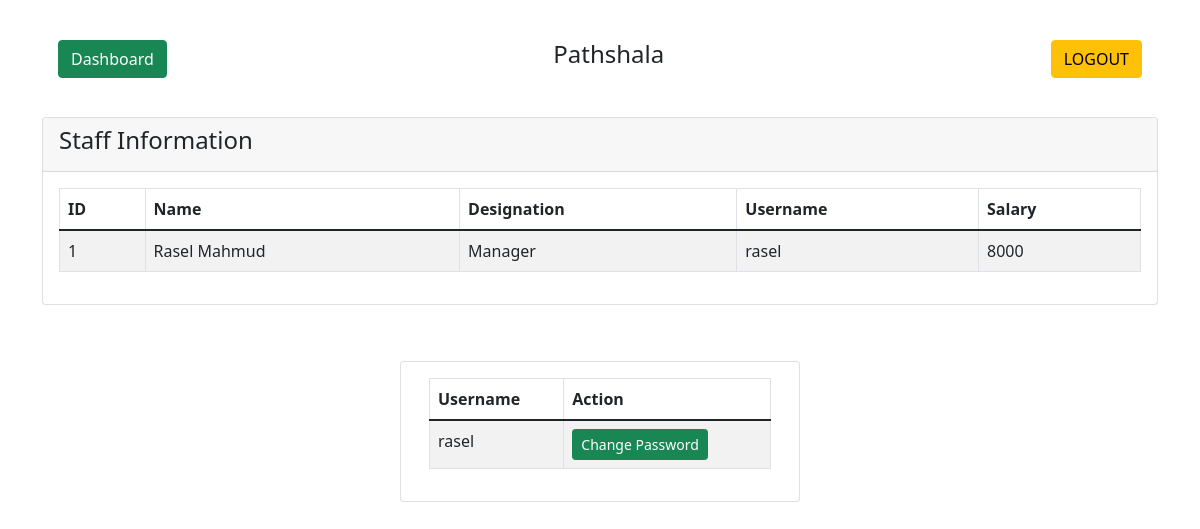
Page /auth/staff/index.php (signed in) on the committed database.
### tables this page shows
CREATE TABLE `staff` (
  `id` int(255) NOT NULL,
  `name` varchar(255) NOT NULL,
  `designation` varchar(255) NOT NULL,
  `user_name` varchar(255) NOT NULL,
  `salary` varchar(255) NOT NULL,
  `date_time` datetime NOT NULL DEFAULT current_timestamp()
);

CREATE TABLE `user_stf` (
  `stf_id` int(255) NOT NULL,
  `user_name` varchar(255) NOT NULL,
  `password` varchar(255) NOT NULL
);

### auth/staff/index.php (the view, shortened to what this page needs)
<?php
require '../../db/dbcon.php';
  if (isset($_SESSION['stf_user_name'])) {
?>
<!DOCTYPE html>
<html lang="en">
    <head>
		<link href="https://cdn.jsdelivr.net/npm/bootstrap@5.1.3/dist/css/bootstrap.min.css" rel="stylesheet">
		<link rel="stylesheet" href="//cdn.jsdelivr.net/npm/alertifyjs@1.13.1/build/css/alertify.min.css"/>
    </head>
    <body class="sb-nav-fixed">
<?php $username = $_SESSION['stf_user_name'];?>
	<?php
	$query = "SELECT * FROM staff WHERE user_name = '$username'";
	$query_run = mysqli_query($con, $query);
	if(mysqli_num_rows($query_run) > 0)
	{
		foreach($query_run as $user)
		{
?>
<div class="container mt-4">
    <div class="row">
        <div class="col-md-12">
		<div class="card-body">
                    <h4 class="text-center">Pathshala
                        <a href="#" class="btn btn-success float-start mr">Dashboard</a>
						<a href="logout.php" class="btn btn-warning float-end">LOGOUT</a>
                    </h4>
                </div>
				<br />
            <div class="card">
			<div class="card-header">
				<h4>Staff Information
				</h4>
			</div>
			<div class="card-body">
			<table id="myTable" class="table table-bordered table-striped">
				<thead>
					<tr>
						<th>ID</th>
						<th>Name</th>
						<th>Designation</th>
						<th>Username</th>
						<th>Salary</th>
					</tr>
				</thead>
				<tbody>
					<?php
					$query = "SELECT * FROM staff WHERE user_name= '$username'";
					$query_run = mysqli_query($con, $query);
					if(mysqli_num_rows($query_run) > 0)
					{
						foreach($query_run as $student)
						{
							?>
							<tr>
								<td><?= $user['id'] ?></td>
								<td><?= $user['name'] ?></td>
								<td><?= $user['designation'] ?></td>
								<td><?= $user['user_name'] ?></td>
								<td><?= $user['salary'] ?></td>
							</tr>
							<?php
						}
					}
					?>
					</tbody>
				</table>
                </div>
            </div>
        </div>
    </div>
</div>
<br />
<br />
<div class="card container mt-2 col-md-4">
<div class="card-body">
<table id="myTable" class="table table-bordered table-striped">
<thead>
	<tr>
		<th>Username</th>
		<th>Action</th>
	</tr>
</thead>
<tbody>
	<?php
	$query = "SELECT * FROM user_stf WHERE user_name = '$username'";
	$query_run = mysqli_query($con, $query);
	if(mysqli_num_rows($query_run) > 0)
	{
		foreach($query_run as $stf)
		{
			?>
			<tr>
				<td><?= $stf['user_name'] ?></td>
				<td>
					<button type="button" value="<?=$stf['stf_id'];?>" class="editStaffBtn btn btn-success btn-sm">Change Password</button>
				</td>
			</tr>
			<?php
		}
	}
	?>
</tbody>
</table>
</div>
</div>
<?php
		}
	}
?>
    </body>
</html>
<?php
}else {
   header("Location: login.php");
}
 ?>

### rows in the picture
staff: id "1", name "Rasel Mahmud", designation "Manager", user_name "rasel", salary "8000"
user_stf: user_name "rasel", $stf['stf_id'] 1 (drawn)
